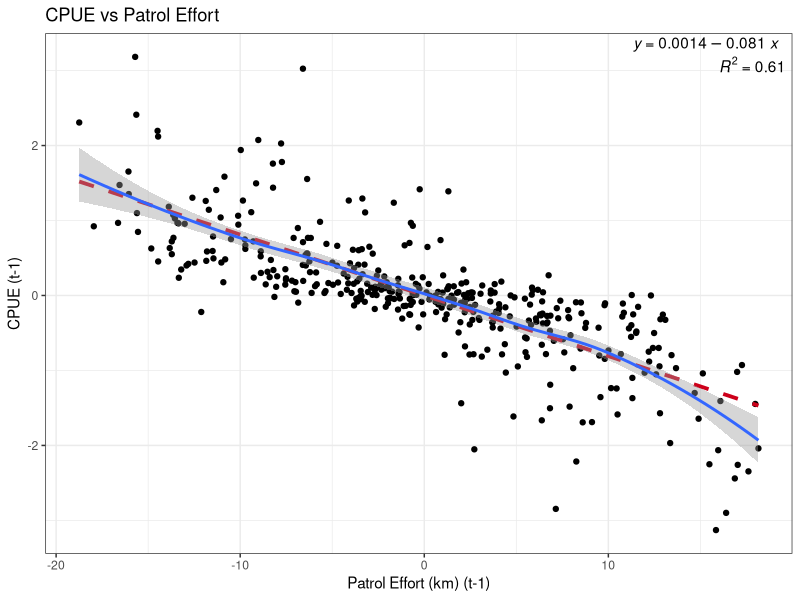
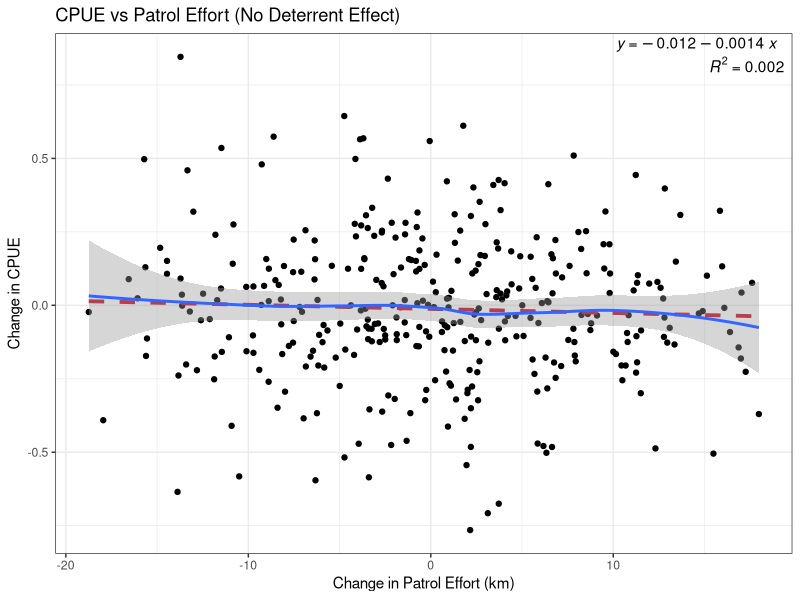

The R source for these figures, in order:
library(dplyr)
library(ggplot2)
library(nlme)
library(ggpubr)

# Set seed for reproducibility
set.seed(212)

# Number of grids and years
n_grids <- 50
n_years <- 8

# Create a data frame representing grid IDs and years
grid_ids <- rep(1:n_grids, each = n_years)
years <- rep(1:n_years, times = n_grids)

# Simulate patrol effort (e.g., distance patrolled in km) for each grid and year
patrol_effort <- runif(n_grids * n_years, min = 5, max = 25)

# Simulate trail ruggedness (lower values mean easier trails) - one value per grid
ruggedness <- rep(runif(n_grids, min = 1, max = 5), each = n_years)

# Simulate proximity to national park boundary (smaller distance means closer to boundary) - one value per grid
proximity_to_boundary <- rep(runif(n_grids, min = 0, max = 10), each = n_years)

# Scenario where detterent effect is in place----
# Simulate poaching threats, incorporating ruggedness and proximity to boundary
poaching_threats <- rpois(n_grids * n_years, lambda = exp(3 - 0.1 * patrol_effort - 0.05 * ruggedness + 0.02 * proximity_to_boundary))

# Calculate Catch Per Unit Effort (CPUE)
CPUE <- poaching_threats / patrol_effort

# Create a data frame with patrol data
sim_data <- data.frame(
  grid_id = grid_ids,
  year = years,
  patrol_effort = patrol_effort,
  ruggedness = ruggedness,
  proximity_to_boundary = proximity_to_boundary,
  poaching_threats = poaching_threats,
  CPUE = CPUE
)

# Calculate the difference in CPUE and patrol effort between consecutive years within each grid
sim_data <- sim_data %>%
  group_by(year) %>%
  arrange(grid_id) %>%
  ungroup() %>%
  mutate(diff_CPUE = CPUE - lag(CPUE, n = 1),
         diff_patrol_effort = patrol_effort - lag(patrol_effort, n = 1)) 

# Remove rows with NA values resulting from the lag
sim_data <- na.omit(sim_data)


# Fit a GLS model accounting for ruggedness and proximity to boundary, assuming within-grid correlation
gls_model <- gls(diff_CPUE ~ diff_patrol_effort + ruggedness + proximity_to_boundary, 
                 correlation = corAR1(form = ~ year | grid_id),  # AR(1) correlation within grids over years
                 data = sim_data)

# Summary of the GLS model
summary(gls_model)

# Plot the relationship between the difference in CPUE and the difference in patrol effort
ggplot(sim_data, aes(x = diff_patrol_effort, y = diff_CPUE)) +
  geom_point() +
  geom_smooth(method="lm", color="#CD001A", se=F, 
              size=1.3, linetype="dashed") +
  theme_bw() +
  geom_smooth(method = "loess", se = TRUE) +
  labs(title = "CPUE vs Patrol Effort",
       x = "Patrol Effort (km) (t-1)",
       y = "CPUE (t-1)") +
  # Add regression equation and R² to the top-right corner
  stat_regline_equation(aes(label = ..eq.label..), formula = y ~ x, 
                        label.x = Inf, label.y = Inf, hjust = 1.1, vjust = 1.2) +
  stat_cor(aes(label = ..rr.label..), label.x = Inf, label.y = Inf, 
           hjust = 1.1, vjust = 2.5)  # Adjust hjust and vjust for precise positioning


# Simulate poaching threats proportional to patrol effort (no deterrent effect)----
# The expected number of threats increases with patrol effort
poaching_threats <- rpois(n_grids * n_years, 
                          lambda = patrol_effort * exp(0.1 - 0.5 * ruggedness + 0.02 * proximity_to_boundary))

# Calculate Catch Per Unit Effort (CPUE)
CPUE <- poaching_threats / patrol_effort

# Create a data frame with patrol data
sim_data <- data.frame(
  grid_id = grid_ids,
  year = years,
  patrol_effort = patrol_effort,
  ruggedness = ruggedness,
  proximity_to_boundary = proximity_to_boundary,
  poaching_threats = poaching_threats,
  CPUE = CPUE
)

# Calculate the difference in CPUE and patrol effort between consecutive years within each grid
sim_data <- sim_data %>%
  group_by(grid_id) %>%
  arrange(year) %>%
  mutate(
    diff_CPUE = CPUE - lag(CPUE),
    diff_patrol_effort = patrol_effort - lag(patrol_effort)
  ) %>%
  ungroup()

# Remove rows with NA values resulting from the lag
sim_data <- na.omit(sim_data)

# Fit a GLS model accounting for ruggedness and proximity to boundary, assuming within-grid correlation
gls_model <- gls(
  diff_CPUE ~ diff_patrol_effort + ruggedness + proximity_to_boundary, 
  correlation = corAR1(form = ~ year | grid_id),  # AR(1) correlation within grids over years
  data = sim_data
)

# Summary of the GLS model
summary(gls_model)

# Plot the relationship between the difference in CPUE and the difference in patrol effort
ggplot(sim_data, aes(x = diff_patrol_effort, y = diff_CPUE)) +
  geom_point() +
  geom_smooth(method = "lm", color = "#CD001A", se = FALSE, 
              size = 1.3, linetype = "dashed") +
  geom_smooth(method = "loess", se = TRUE) +
  theme_bw() +
  labs(
    title = "CPUE vs Patrol Effort (No Deterrent Effect)",
    x = "Change in Patrol Effort (km)",
    y = "Change in CPUE"
  ) +
  # Add regression equation and R² to the top-right corner
  stat_regline_equation(
    aes(label = ..eq.label..), formula = y ~ x, 
    label.x = Inf, label.y = Inf, hjust = 1.1, vjust = 1.2
  ) +
  stat_cor(
    aes(label = ..rr.label..), label.x = Inf, label.y = Inf, 
    hjust = 1.1, vjust = 2.5
  )

